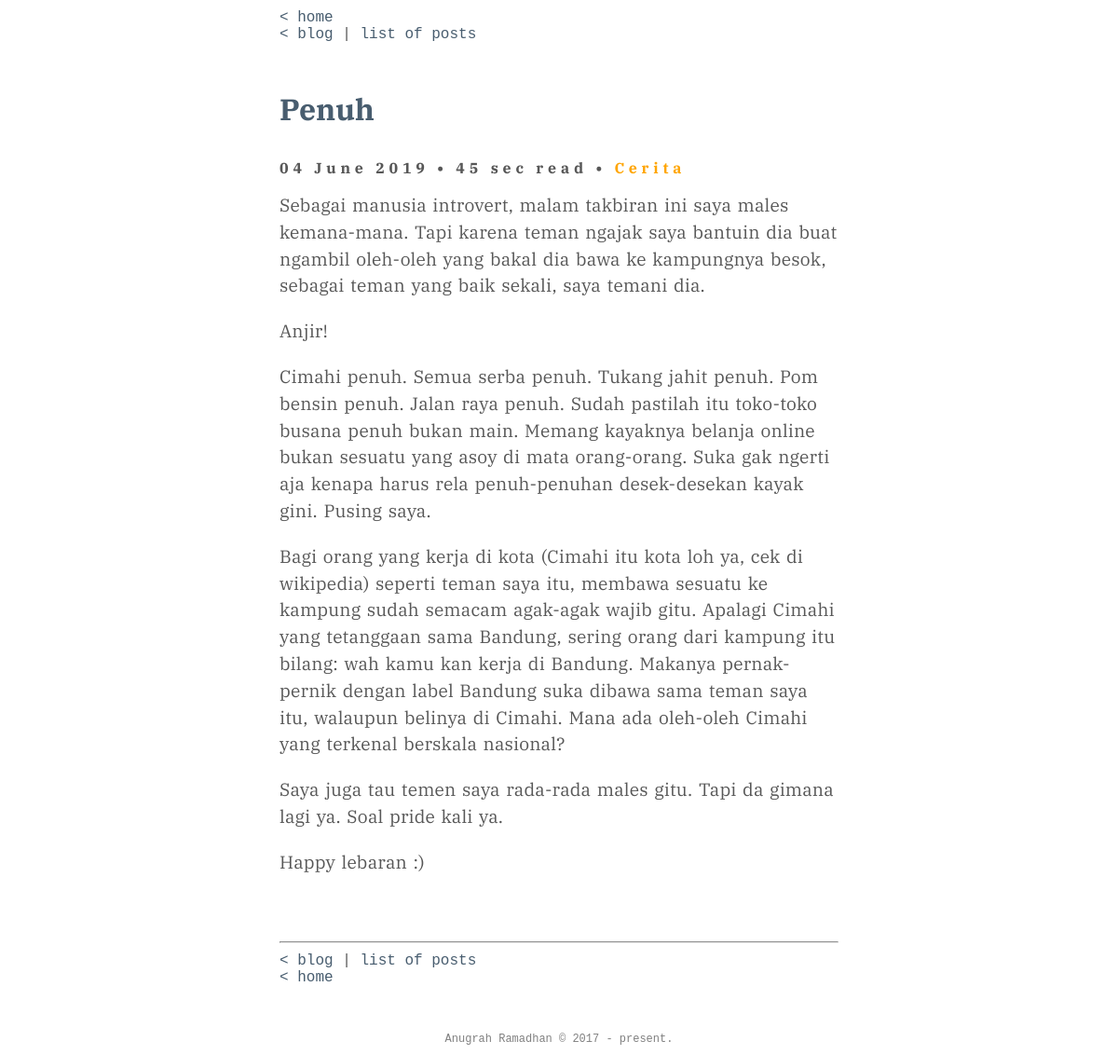
Screenshot of /blog/penuh with the database file from the repository.
### tables this page shows
CREATE TABLE `blogpost` (
  `id` int(11) NOT NULL AUTO_INCREMENT,
  `judul` varchar(250) NOT NULL,
  `isi` text NOT NULL,
  `waktu` timestamp NOT NULL DEFAULT CURRENT_TIMESTAMP,
  `tag` varchar(20) NOT NULL,
  `slug` varchar(100) NOT NULL,
  PRIMARY KEY (`id`)
);

### app/functions/functions.php (called while the page is built, shortened)
<?php
function tulisanPerSlug($slug){
	global $link;
	$query = "SELECT * FROM blogpost WHERE slug = '$slug'";
	$result = mysqli_query($link, $query) or die ('gagal nampilin data blog');;
	return $result;
}

### post.php (the view, shortened to what this page needs)
<?php
require_once "app/templates/header.php";
$slug = $_GET['slug'];
if(isset($_GET['slug'])){
	$post = tulisanPerSlug($slug);
	while ($row = mysqli_fetch_assoc($post)){
		$judul = $row['judul'];
		$isi   = $row['isi'];
		$tag   = $row['tag'];
		$selag = $row['slug'];
		$waktu = $row['waktu'];
	}
}
$pecah = explode("\r\n\r\n", $isi);
$text = "";
for($i=0; $i<=count($pecah)-1; $i++)
{
    $part = str_replace($pecah[$i], "<p class='content'>".$pecah[$i]."</p><br>", $pecah[$i]);
    $text .= $part;
}
$readtime = str_word_count($isi)/225;
if ($readtime >= 1)
{
	$readtime = ceil($readtime) . ' min read';
} else {
	$readtime = ceil($readtime * 60) . ' sec read';
}
?>
<div class="homelink">
	<p><a href="<?=BASEURL;?>">&lt; home</a></p>
	<p><a href="../blog">&lt; blog</a> | <a href="../postlist">list of posts</a></p>
</div>
<div class="artikel">
	<div class="title">
		<h1><a href="<?=$selag;?>"><?=$judul;?></a></h1>
	</div>
	<div class="aftertitle"><?= date('d F Y', strtotime($waktu)); ?> • <?=$readtime;?> • <a href="../post/tag/<?=$tag;?>"><?= $tag; ?></a></div>
	<p class="content"><?=$text;?></p>
</div>
<hr>
<div class="homelink">
	<p><a href="../blog">&lt; blog</a> | <a href="../postlist">list of posts</a></p>
	<p><a href="<?=BASEURL;?>">&lt; home</a></p>
</div>
<?php require_once	"app/templates/footer.php";?>

### public/css/style.css (style rules this page uses)
* { margin: 0; padding: 0; }
a { color: #485d6f; }
a:link { text-decoration: none; }
hr { border-color: #E6E6E6; }
.homelink { font-family: 'Courier', serif; margin-top: 10px; margin-bottom: 50px; }
.aftertitle { font-weight: bold; margin-top: 2rem; margin-bottom: 1rem; letter-spacing: 0.3rem; }
.aftertitle a { color: orange; }
.artikel { margin-bottom: 50px; }
.content { word-spacing: 2px; letter-spacing: .00836rem; font-size: 1.2rem; line-height: 1.8rem; }

### rows the page displays
blogpost: judul "Penuh", waktu "04 June 2019", isi "45 sec read", tag "Cerita", isi "Sebagai manusia introvert, malam takbiran ini saya males kemana-mana. Tapi karena teman ngajak saya bantuin dia buat ngambil oleh-oleh yang bakal dia bawa ke kampungnya besok, sebagai teman yang baik sekali, saya temani dia. Anjir! Cimahi penuh. Semua serba penuh. Tukang jahit penuh. Pom bensin penuh. Jalan raya penuh. Sudah pastilah itu toko-toko busana penuh bukan main. Memang kayaknya belanja online bukan sesuatu yang asoy di mata orang-orang. Suka gak ngerti aja kenapa harus rela penuh-penuhan desek-desekan kayak gini. Pusing saya. Bagi orang yang kerja di kota (Cimahi itu kota loh ya, cek di wikipedia) seperti teman saya itu, membawa sesuatu ke kampung sudah semacam agak-agak wajib…"
